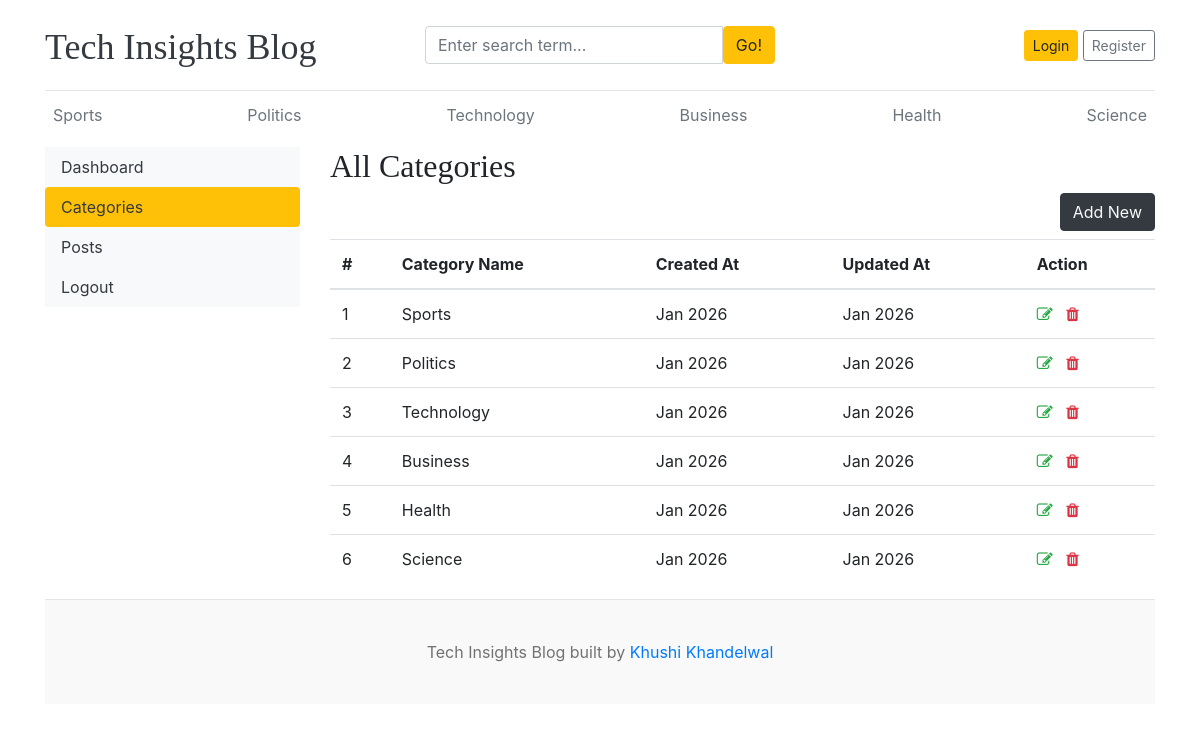
/dashboard/categories/, run on the app's committed database.
### blogs/models.py (models this page shows)
class Category(models.Model):
    category_name = models.CharField(max_length=50, unique=True)
    created_at = models.DateTimeField(auto_now_add=True)
    updated_at = models.DateTimeField(auto_now=True)
    class Meta:
        verbose_name_plural = 'categories'
    def __str__(self):
        return self.category_name

### dashboards/views.py (the view)
# urls.py: path('categories/', views.categories, name='categories'),
def categories(request):
    return render(request, 'dashboard/categories.html')

### blogs/context_processors.py (called while the page is built)
def get_categories(request):
    categories = Category.objects.all()
    return dict(categories=categories)

def get_social_links(request):
    social_links = SocialLink.objects.all()
    return dict(social_links=social_links)

### templates/dashboard/categories.html (shortened to what this page needs)
{% extends 'base.html' %}
{% block content %}
<div class="row">
    {% include 'dashboard/sidebar.html' %}
    <div class="col-md-9">
        <h2>All Categories</h2>
        <a href="{% url 'add_category' %}" class="btn btn-dark text-light float-right mb-2">Add New</a>
        <table class="table table-hover">
            <thead>
              <tr>
                <th>#</th>
                <th>Category Name</th>
                <th>Created At</th>
                <th>Updated At</th>
                <th>Action</th>
              </tr>
            </thead>
            <tbody>
            {% for cat in categories %}
              <tr>
                <td>{{ forloop.counter }}</td>
                <td>{{ cat }}</td>
                <td>{{ cat.created_at|date:"M Y" }}</td>
                <td>{{ cat.updated_at|date:"M Y" }}</td>
                <td>
                    <a href="{% url 'edit_category' cat.id %}"><i class="fa fa-edit text-success"></i></a>
                    <a href="{% url 'delete_category' cat.id %}"><i class="fa fa-trash text-danger"></i></a>
                </td>
              </tr>
            {% endfor %}
            </tbody>
          </table>
    </div>
</div>
{% endblock %}

### templates/base.html (shortened to what this page needs)
{% load static %}
<!DOCTYPE html>
<html lang="en">
<head>
    <link href="https://getbootstrap.com/docs/4.0/dist/css/bootstrap.min.css" rel="stylesheet">
    <link href="{% static 'css/blog.css' %}" rel="stylesheet">
    <link rel="stylesheet" href="https://cdnjs.cloudflare.com/ajax/libs/font-awesome/4.7.0/css/font-awesome.min.css">
  </head>
<body>
    <div class="container">
      <header class="blog-header py-3">
        <div class="row flex-nowrap justify-content-between align-items-center">
          <div class="col-4 pt-1">
            <a class="blog-header-logo text-dark" href="/">Tech Insights Blog</a>
          </div>
          <div class="col-4">
            <form action="{% url 'search' %}" method="GET">
              <div class="input-group">
                <input class="form-control" type="text" name="keyword" value="{{ keyword }}" placeholder="Enter search term..." aria-label="Enter search term..." aria-describedby="button-search" />
                <button type="submit" class="btn btn-warning" id="button-search" type="button">Go!</button>
            </div>
            </form>
          </div>
          <div class="col-4 d-flex justify-content-end align-items-center">
            {% if not user.is_authenticated %}
            <a class="btn btn-sm btn-warning" href="{% url 'login' %}">Login</a> &nbsp;
            <a class="btn btn-sm btn-outline-secondary" href="{% url 'register' %}">Register</a>
            {% else %}
            <span><a href="{% url 'dashboard' %}">Dashboard</a></span>
            &emsp;
            <span><a href="{% url 'logout' %}">Logout</a></span>
            {% endif %}
          </div>
        </div>
      </header>
      <div class="nav-scroller py-1 mb-2">
        <nav class="nav d-flex justify-content-between">
          {% for cat in categories %}
          <a class="p-2 text-muted" href="{% url 'posts_by_category' cat.id %}">{{ cat.category_name }}</a>
          {% endfor %}
        </nav>
      </div>
{% block content %}
{% endblock %}
<footer class="blog-footer">
    <p>Tech Insights Blog built by <a href="#">Khushi Khandelwal</a></p>
  </footer>
  </body>
  </html>

### blog_main/static/css/blog.css (style rules this page uses)
.blog-header { border-bottom: 1px solid #e5e5e5; }
.blog-header-logo { font-family: "Playfair Display", Georgia, "Times New Roman", serif; font-size: 2.25rem; }
h1, h2, h3, h4, h5, h6 { font-family: "Playfair Display", Georgia, "Times New Roman", serif; }
.blog-footer { padding: 2.5rem 0; color: #727272; text-align: center; background-color: #f9f9f9; border-top: .05rem solid #e5e5e5; }
.blog-footer p:last-child { margin-bottom: 0; }

### data on the page
Category: category_name "Sports", created_at "Jan 2026", updated_at "Jan 2026"
Category: category_name "Politics", created_at "Jan 2026", updated_at "Jan 2026"
Category: category_name "Technology", created_at "Jan 2026", updated_at "Jan 2026"
Category: category_name "Business", created_at "Jan 2026", updated_at "Jan 2026"
Category: category_name "Health", created_at "Jan 2026", updated_at "Jan 2026"
Category: category_name "Science", created_at "Jan 2026", updated_at "Jan 2026"
